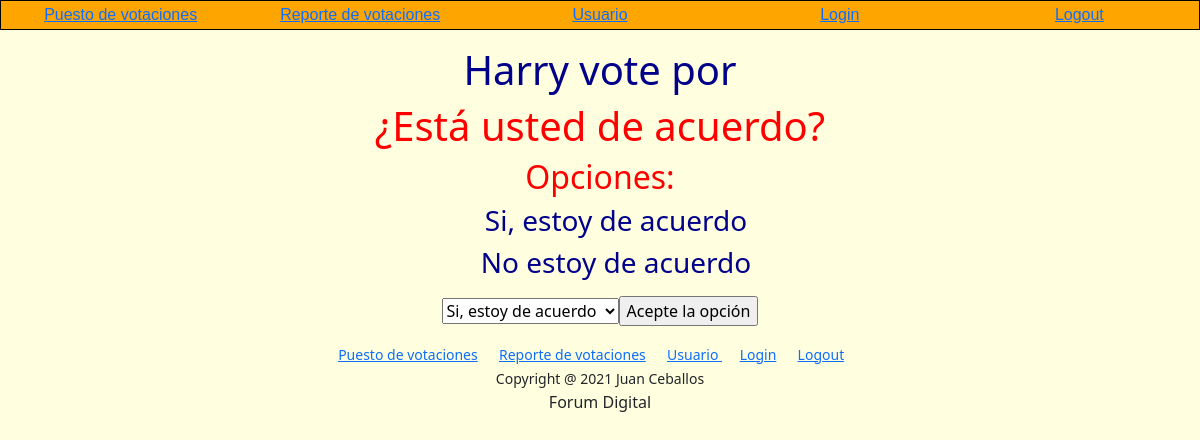
The app's page /votar/1 (signed in) with its own data.
### poll/models.py (models this page shows, shortened)
class Poll(models.Model):
    class Method(models.TextChoices):
        MAYORIA_CALIFICADA = 'Mayoria Calificada'
        MAYORIA_SIMPLE = 'Mayoría Simple'
        VERIFICA_QUORUM = 'Verificación del Quorum'
    class Criteria(models.TextChoices):
        INDIVIDUAL = 'Individual'
        COEFICIENT = 'Coeficiente'
        SHARES = 'Acciones'
    question = models.CharField(max_length=127)
    method = models.CharField(max_length=23, choices=Method.choices, default=Method.MAYORIA_CALIFICADA)
    parameter = models.DecimalField(max_digits=5, decimal_places=2,default=0.7)
    criteria = models.CharField(max_length=11, choices=Criteria.choices, default=Criteria.COEFICIENT)
    max_voters = models.IntegerField(default=0)
    max_shares = models.IntegerField(default=0)
    start_time = models.DateTimeField()
    end_time = models.DateTimeField()

class Option(models.Model):
    poll = models.ForeignKey(Poll, on_delete=models.CASCADE, related_name="poll")
    answer = models.CharField(max_length=127)
    coeficient = models.DecimalField(max_digits=3, decimal_places=3, default=0.0)
    votes = models.IntegerField(default=0)
    shares = models.IntegerField(default=0)
    def __str__(self):
        return f"{self.answer}"

### votar/views.py (the view)
# urls.py: path("<int:poll_id>", views.vota_view, name="votar")
def vota_view(request, poll_id):
    if request.user.is_authenticated:
        return render(request, "poll/vota.html", {
            "poll": Poll.objects.get(pk=poll_id),
            "options": Option.objects.filter(poll=poll_id),
            "votes": Vote.objects.filter(poll=poll_id).order_by('option')
        })
    else:
        return HttpResponseRedirect(reverse("login"))

### poll/templates/poll/vota.html (shortened to what this page needs)
{% extends "poll/layout.html" %}
{% block body %}
    <h1>
        {{ request.user.username }} vote por
    </h1>
    <h1  class="baz">
        {{ poll.question }}
    </h1>
    <div class="footer">
        <h2 class="baz">
            Opciones:
        </h2>
        <ul>
        {% for option in options %}
            <h3>
                {{ option.answer }}
            </h3>
            {% empty %}
                <p>No hay opciones</p>
        {% endfor %}
        </ul>
        <div class="container">
            <div class="row justify-content-center">
                <div class="form-group col-md-4 col-md-offset-5 align-center ">
                    <form action="{% url 'votar' poll.id %}" method="post">
                        <select name = "option">
                        {% for option in options %}
                            <option value="{{ option.id }}">{{ option }}</option>
                        {% endfor %}
                        <input type="submit" value="Acepte la opción">
                        </select>
                    </form>
                </div>
            </div>
        </div>
    </div>
{% endblock %}

### poll/static/poll/styles.css (style rules this page uses)
h1, h2 { color: darkblue; text-align: center; }
h3 { color: darkblue; }
.footer { text-align: center; }
.baz { color: red; text-align: center; }
@media (min-width: 600px) { body { background-color: lightyellow; } }

### poll/templates/poll/layout.html (style rules this page uses)
body { background: lightyellow !important; }

### records on screen
Poll: question "¿Está usted de acuerdo?"
Option: answer "Si, estoy de acuerdo"
Option: answer "No estoy de acuerdo"

### other values on screen
{{ request.user.username }} "Harry"
form field option "Si, estoy de acuerdo"
